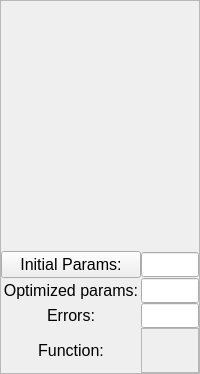
       <widget class="QFrame" name="slidersframe">
        <property name="sizePolicy">
         <sizepolicy hsizetype="Expanding" vsizetype="Expanding">
          <horstretch>0</horstretch>
          <verstretch>0</verstretch>
         </sizepolicy>
        </property>
        <property name="minimumSize">
         <size>
          <width>0</width>
          <height>0</height>
         </size>
        </property>
        <property name="maximumSize">
         <size>
          <width>15000</width>
          <height>650</height>
         </size>
        </property>
        <property name="font">
         <font>
          <pointsize>12</pointsize>
         </font>
        </property>
        <property name="frameShape">
         <enum>QFrame::StyledPanel</enum>
        </property>
        <property name="frameShadow">
         <enum>QFrame::Raised</enum>
        </property>
        <layout class="QGridLayout" name="gridLayout_7">
         <property name="leftMargin">
          <number>0</number>
         </property>
         <property name="topMargin">
          <number>0</number>
         </property>
         <property name="rightMargin">
          <number>0</number>
         </property>
         <property name="bottomMargin">
          <number>0</number>
         </property>
         <property name="spacing">
          <number>0</number>
         </property>
         <item row="2" column="0">
          <widget class="QLabel" name="label_9">
           <property name="sizePolicy">
            <sizepolicy hsizetype="Preferred" vsizetype="MinimumExpanding">
             <horstretch>0</horstretch>
             <verstretch>0</verstretch>
            </sizepolicy>
           </property>
           <property name="maximumSize">
            <size>
             <width>150</width>
             <height>20</height>
            </size>
           </property>
           <property name="font">
            <font>
             <pointsize>12</pointsize>
            </font>
           </property>
           <property name="text">
            <string>Optimized params:</string>
           </property>
           <property name="alignment">
            <set>Qt::AlignCenter</set>
           </property>
          </widget>
         </item>
         <item row="4" column="0">
          <widget class="QLabel" name="label_11">
           <property name="sizePolicy">
            <sizepolicy hsizetype="Preferred" vsizetype="MinimumExpanding">
             <horstretch>0</horstretch>
             <verstretch>0</verstretch>
            </sizepolicy>
           </property>
           <property name="maximumSize">
            <size>
             <width>150</width>
             <height>20</height>
            </size>
           </property>
           <property name="font">
            <font>
             <pointsize>12</pointsize>
            </font>
           </property>
           <property name="text">
            <string>Function:</string>
           </property>
           <property name="alignment">
            <set>Qt::AlignCenter</set>
           </property>
          </widget>
         </item>
         <item row="1" column="0">
          <widget class="QPushButton" name="quickaddParam">
           <property name="sizePolicy">
            <sizepolicy hsizetype="MinimumExpanding" vsizetype="Fixed">
             <horstretch>0</horstretch>
             <verstretch>0</verstretch>
            </sizepolicy>
           </property>
           <property name="maximumSize">
            <size>
             <width>140</width>
             <height>32</height>
            </size>
           </property>
           <property name="font">
            <font>
             <pointsize>12</pointsize>
            </font>
           </property>
           <property name="text">
            <string>Initial Params:</string>
           </property>
           <property name="autoDefault">
            <bool>false</bool>
           </property>
          </widget>
         </item>
         <item row="3" column="0">
          <widget class="QLabel" name="label_10">
           <property name="sizePolicy">
            <sizepolicy hsizetype="Preferred" vsizetype="MinimumExpanding">
             <horstretch>0</horstretch>
             <verstretch>0</verstretch>
            </sizepolicy>
           </property>
           <property name="maximumSize">
            <size>
             <width>150</width>
             <height>20</height>
            </size>
           </property>
           <property name="font">
            <font>
             <pointsize>12</pointsize>
            </font>
           </property>
           <property name="text">
            <string>Errors:</string>
           </property>
           <property name="alignment">
            <set>Qt::AlignCenter</set>
           </property>
          </widget>
         </item>
         <item row="0" column="0" colspan="3">
          <widget class="QScrollArea" name="parea">
           <property name="minimumSize">
            <size>
             <width>0</width>
             <height>250</height>
            </size>
           </property>
           <property name="font">
            <font>
             <pointsize>12</pointsize>
            </font>
           </property>
           <property name="frameShape">
            <enum>QFrame::NoFrame</enum>
           </property>
           <property name="lineWidth">
            <number>2</number>
           </property>
           <property name="verticalScrollBarPolicy">
            <enum>Qt::ScrollBarAsNeeded</enum>
           </property>
           <property name="sizeAdjustPolicy">
            <enum>QAbstractScrollArea::AdjustIgnored</enum>
           </property>
           <property name="widgetResizable">
            <bool>true</bool>
           </property>
           <widget class="QWidget" name="scrollAreaWidgetContents_2">
            <property name="geometry">
             <rect>
              <x>0</x>
              <y>0</y>
              <width>1714</width>
              <height>319</height>
             </rect>
            </property>
            <layout class="QHBoxLayout" name="horizontalLayout">
             <property name="spacing">
              <number>0</number>
             </property>
             <property name="leftMargin">
              <number>0</number>
             </property>
             <property name="topMargin">
              <number>0</number>
             </property>
             <property name="rightMargin">
              <number>0</number>
             </property>
             <property name="bottomMargin">
              <number>0</number>
             </property>
             <item>
              <layout class="QHBoxLayout" name="sliderlayout">
               <property name="spacing">
                <number>0</number>
               </property>
              </layout>
             </item>
            </layout>
           </widget>
          </widget>
         </item>
         <item row="1" column="1" colspan="2">
          <widget class="QLineEdit" name="inparams">
           <property name="sizePolicy">
            <sizepolicy hsizetype="Ignored" vsizetype="Expanding">
             <horstretch>0</horstretch>
             <verstretch>0</verstretch>
            </sizepolicy>
           </property>
           <property name="minimumSize">
            <size>
             <width>0</width>
             <height>20</height>
            </size>
           </property>
           <property name="maximumSize">
            <size>
             <width>16777215</width>
             <height>25</height>
            </size>
           </property>
           <property name="font">
            <font>
             <pointsize>12</pointsize>
            </font>
           </property>
          </widget>
         </item>
         <item row="2" column="1" colspan="2">
          <widget class="QLineEdit" name="optparams">
           <property name="sizePolicy">
            <sizepolicy hsizetype="Ignored" vsizetype="Expanding">
             <horstretch>0</horstretch>
             <verstretch>0</verstretch>
            </sizepolicy>
           </property>
           <property name="minimumSize">
            <size>
             <width>0</width>
             <height>20</height>
            </size>
           </property>
           <property name="maximumSize">
            <size>
             <width>16777215</width>
             <height>25</height>
            </size>
           </property>
           <property name="font">
            <font>
             <pointsize>12</pointsize>
            </font>
           </property>
          </widget>
         </item>
         <item row="3" column="1" colspan="2">
          <widget class="QLineEdit" name="optErrPars">
           <property name="sizePolicy">
            <sizepolicy hsizetype="Ignored" vsizetype="Expanding">
             <horstretch>0</horstretch>
             <verstretch>0</verstretch>
            </sizepolicy>
           </property>
           <property name="minimumSize">
            <size>
             <width>0</width>
             <height>20</height>
            </size>
           </property>
           <property name="maximumSize">
            <size>
             <width>16777215</width>
             <height>25</height>
            </size>
           </property>
           <property name="font">
            <font>
             <pointsize>12</pointsize>
            </font>
           </property>
          </widget>
         </item>
         <item row="4" column="1" colspan="2">
          <widget class="QFrame" name="frameFun">
           <property name="sizePolicy">
            <sizepolicy hsizetype="Preferred" vsizetype="Expanding">
             <horstretch>0</horstretch>
             <verstretch>0</verstretch>
            </sizepolicy>
           </property>
           <property name="minimumSize">
            <size>
             <width>0</width>
             <height>45</height>
            </size>
           </property>
           <property name="maximumSize">
            <size>
             <width>16777215</width>
             <height>65</height>
            </size>
           </property>
           <property name="font">
            <font>
             <pointsize>12</pointsize>
            </font>
           </property>
           <property name="frameShape">
            <enum>QFrame::StyledPanel</enum>
           </property>
           <property name="frameShadow">
            <enum>QFrame::Raised</enum>
           </property>
           <layout class="QGridLayout" name="layoutFun">
            <property name="leftMargin">
             <number>0</number>
            </property>
            <property name="topMargin">
             <number>0</number>
            </property>
            <property name="rightMargin">
             <number>0</number>
            </property>
            <property name="bottomMargin">
             <number>0</number>
            </property>
            <property name="spacing">
             <number>0</number>
            </property>
           </layout>
          </widget>
         </item>
        </layout>
       </widget>
